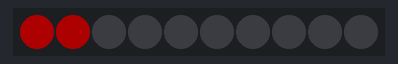
Simulated run of this sketch. Board: Arduino Uno, built with avr-gcc and run on an emulated ATmega328P. On the bench: 10 RGB LEDs in strip order, left to right. Dim RGB values are drawn brighter than linear.

Above: at 0.01 s.
At 4.88 s:
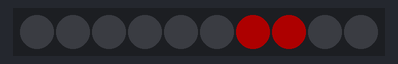
At 9.91 s:
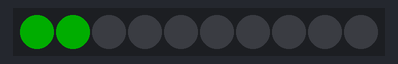
At 19.82 s:
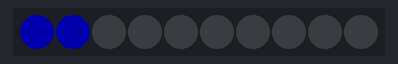
At 29.88 s:
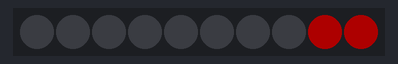
At 39.79 s:
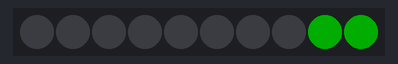

The sketch:

NeoPixelsSimpleChase.ino
```cpp
// Simple chasing pattern to save battery power.

#include <Adafruit_NeoPixel.h>

#define PIN 1
#define NUMPIX 10

Adafruit_NeoPixel pixels = Adafruit_NeoPixel(NUMPIX, PIN);

uint32_t offset = 0; // Position of lit pixels
uint32_t color  = 0xFF0000; // Start color
uint32_t prevTime;
uint8_t  numPixOn = 2;

void setup() {
  pixels.begin();
  pixels.setBrightness(51); // 20% max brightness
}

void loop() {
  uint8_t  i;
  uint32_t t;

    for(i=0; i<NUMPIX; i++) {
      uint32_t c = 0;
      if((((offset + i)%NUMPIX) & 0xF) < numPixOn) c = color; // set color for specific pixels
      pixels.setPixelColor( i, c);
    }
    pixels.show();
    offset++;
    delay(75);

  t = millis();
  if((t - prevTime) > 8000) {    // Every 8 seconds...
    color >>= 8;                 // Next color R->G->B
    if(!color) color = 0xFF0000; //0xFFAE00; Reset to default color
    prevTime = t;
  }
}
```
